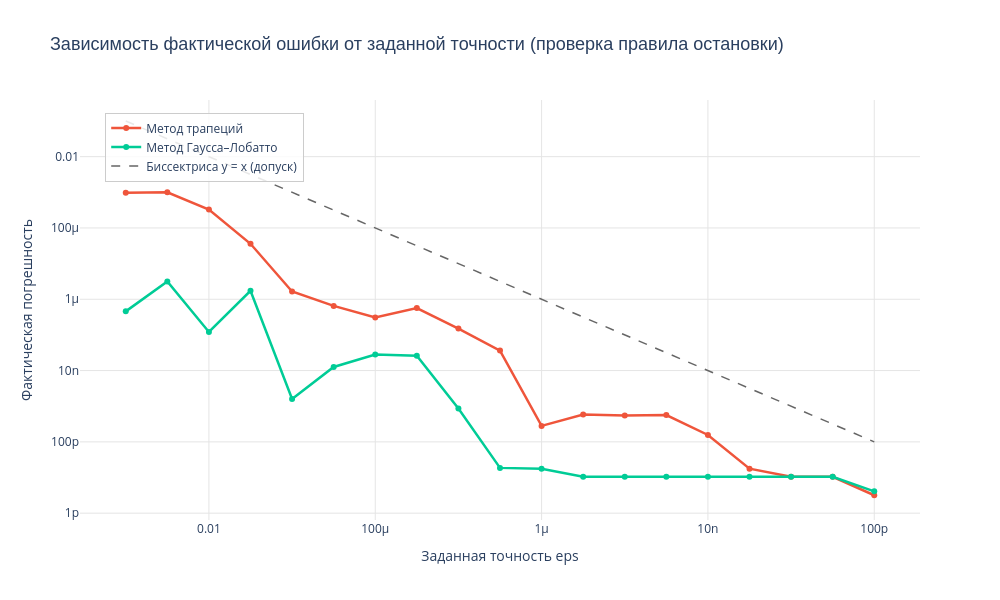

This figure's notebook cell:
### Code cell
# ---------------------------------------------------------------------
# График 3: Соответствие фактической погрешности заданной точности
# ---------------------------------------------------------------------
fig3 = go.Figure()

fig3.add_trace(go.Scatter(
    x=trap_df["eps"],
    y=trap_df["error"],
    mode="lines+markers",
    name="Метод трапеций",
    line=dict(color="#EF553B", width=2.5)
))

fig3.add_trace(go.Scatter(
    x=lob_df["eps"],
    y=lob_df["error"],
    mode="lines+markers",
    name="Метод Гаусса–Лобатто",
    line=dict(color="#00CC96", width=2.5)
))

fig3.add_trace(go.Scatter(
    x=df["eps"],
    y=df["eps"],
    mode="lines",
    name="Биссектриса y = x (допуск)",
    line=dict(color="#666666", width=1.5, dash="dash")
))

fig3.update_layout(
    title=dict(
        text="Соответствие фактической погрешности заданной точности (проверка биссектрисы)",
        font=dict(size=18, family="Arial")
    ),
    xaxis=dict(
        title="Заданная точность eps",
        type="log",
        autorange="reversed",
        showgrid=True,
        gridcolor="#E5E5E5",
        tickformat=".1e"
    ),
    yaxis=dict(
        title="Фактическая погрешность",
        type="log",
        showgrid=True,
        gridcolor="#E5E5E5",
        tickformat=".1e"
    ),
    template="plotly_white",
    legend=dict(x=0.03, y=0.97, bgcolor="rgba(255,255,255,0.85)", bordercolor="#CCCCCC", borderwidth=1),
    width=1000,
    height=600
)

fig3.write_image("../data/error_vs_eps.png", scale=2)
fig3.show()

### Figure 1 — Plotly figure (JSON) as saved in the notebook; plotly's stock layout.template omitted (floating-point values rounded to 4 significant figures)
{"data": [{"line": {"color": "#EF553B", "width": 2.5}, "mode": "lines+markers", "name": "Метод трапеций", "type": "scatter", "x": [0.1, 0.03162, 0.01, 0.003162, 0.001, 0.0003162, 0.0001, 3.162e-05, 1e-05, 3.162e-06, 1e-06, 3.162e-07, 1e-07, 3.162e-08, 1e-08, 3.162e-09, 1e-09, 3.162e-10, 1e-10], "y": [0.0009749, 0.000998, 0.0003269, 3.596e-05, 1.652e-06, 6.52e-07, 3.101e-07, 5.67e-07, 1.505e-07, 3.64e-08, 2.806e-10, 5.862e-10, 5.489e-10, 5.634e-10, 1.56e-10, 1.774e-11, 1.046e-11, 1.046e-11, 3.183e-12]}, {"line": {"color": "#00CC96", "width": 2.5}, "mode": "lines+markers", "name": "Метод Гаусса–Лобатто", "type": "scatter", "x": [0.1, 0.03162, 0.01, 0.003162, 0.001, 0.0003162, 0.0001, 3.162e-05, 1e-05, 3.162e-06, 1e-06, 3.162e-07, 1e-07, 3.162e-08, 1e-08, 3.162e-09, 1e-09, 3.162e-10, 1e-10], "y": [4.578e-07, 3.147e-06, 1.21e-07, 1.726e-06, 1.59e-09, 1.259e-08, 2.822e-08, 2.612e-08, 8.617e-10, 1.864e-11, 1.774e-11, 1.046e-11, 1.046e-11, 1.046e-11, 1.046e-11, 1.046e-11, 1.046e-11, 1.046e-11, 4.093e-12]}, {"line": {"color": "#666666", "dash": "dash", "width": 1.5}, "mode": "lines", "name": "Биссектриса y = x (допуск)", "type": "scatter", "x": [0.1, 0.03162, 0.01, 0.003162, 0.001, 0.0003162, 0.0001, 3.162e-05, 1e-05, 3.162e-06, 1e-06, 3.162e-07, 1e-07, 3.162e-08, 1e-08, 3.162e-09, 1e-09, 3.162e-10, 1e-10, 0.1, 0.03162, 0.01, 0.003162, 0.001, 0.0003162, 0.0001, 3.162e-05, 1e-05, 3.162e-06, 1e-06, 3.162e-07, 1e-07, 3.162e-08, 1e-08, 3.162e-09, 1e-09, 3.162e-10, 1e-10], "y": [0.1, 0.03162, 0.01, 0.003162, 0.001, 0.0003162, 0.0001, 3.162e-05, 1e-05, 3.162e-06, 1e-06, 3.162e-07, 1e-07, 3.162e-08, 1e-08, 3.162e-09, 1e-09, 3.162e-10, 1e-10, 0.1, 0.03162, 0.01, 0.003162, 0.001, 0.0003162, 0.0001, 3.162e-05, 1e-05, 3.162e-06, 1e-06, 3.162e-07, 1e-07, 3.162e-08, 1e-08, 3.162e-09, 1e-09, 3.162e-10, 1e-10]}], "layout": {"height": 600, "legend": {"bgcolor": "rgba(255,255,255,0.85)", "bordercolor": "#CCCCCC", "borderwidth": 1, "x": 0.03, "y": 0.97}, "title": {"font": {"family": "Arial", "size": 18}, "text": "Зависимость фактической ошибки от заданной точности (проверка правила остановки)"}, "width": 1000, "xaxis": {"autorange": "reversed", "gridcolor": "#E5E5E5", "showgrid": true, "title": {"text": "Заданная точность eps"}, "type": "log"}, "yaxis": {"gridcolor": "#E5E5E5", "showgrid": true, "title": {"text": "Фактическая погрешность"}, "type": "log"}}}
